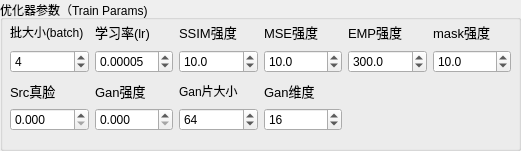
     <widget class="QGroupBox" name="groupBox_TrainParam">
      <property name="geometry">
       <rect>
        <x>0</x>
        <y>410</y>
        <width>521</width>
        <height>151</height>
       </rect>
      </property>
      <property name="title">
       <string>优化器参数（Train Params)</string>
      </property>
      <widget class="QWidget" name="gridLayoutWidget_6">
       <property name="geometry">
        <rect>
         <x>10</x>
         <y>20</y>
         <width>501</width>
         <height>111</height>
        </rect>
       </property>
       <layout class="QGridLayout" name="gridLayout_3">
        <item row="2" column="0">
         <widget class="QSpinBox" name="spinBatchSize">
          <property name="toolTip">
           <string>每次迭代加载的样本数量</string>
          </property>
          <property name="minimum">
           <number>1</number>
          </property>
          <property name="maximum">
           <number>2048</number>
          </property>
          <property name="singleStep">
           <number>1</number>
          </property>
          <property name="value">
           <number>4</number>
          </property>
         </widget>
        </item>
        <item row="2" column="5">
         <widget class="QDoubleSpinBox" name="spinEMP_Power">
          <property name="toolTip">
           <string>嘴眼优先的权重</string>
          </property>
          <property name="decimals">
           <number>1</number>
          </property>
          <property name="minimum">
           <double>200.000000000000000</double>
          </property>
          <property name="maximum">
           <double>400.000000000000000</double>
          </property>
          <property name="singleStep">
           <double>1.000000000000000</double>
          </property>
          <property name="value">
           <double>300.000000000000000</double>
          </property>
         </widget>
        </item>
        <item row="1" column="5">
         <widget class="QLabel" name="label_66">
          <property name="font">
           <font>
            <pointsize>10</pointsize>
            <weight>50</weight>
            <bold>false</bold>
           </font>
          </property>
          <property name="styleSheet">
           <string notr="true"/>
          </property>
          <property name="text">
           <string>EMP强度</string>
          </property>
         </widget>
        </item>
        <item row="2" column="1">
         <widget class="QDoubleSpinBox" name="spinLearningRate">
          <property name="toolTip">
           <string>每次迭代梯度更新幅度</string>
          </property>
          <property name="decimals">
           <number>5</number>
          </property>
          <property name="minimum">
           <double>0.000000000000000</double>
          </property>
          <property name="maximum">
           <double>0.001000000000000</double>
          </property>
          <property name="singleStep">
           <double>0.000100000000000</double>
          </property>
          <property name="value">
           <double>0.000050000000000</double>
          </property>
         </widget>
        </item>
        <item row="2" column="4">
         <widget class="QDoubleSpinBox" name="spinMSE_Power">
          <property name="toolTip">
           <string>像素差异占据的权重</string>
          </property>
          <property name="decimals">
           <number>1</number>
          </property>
          <property name="minimum">
           <double>5.000000000000000</double>
          </property>
          <property name="maximum">
           <double>20.000000000000000</double>
          </property>
          <property name="singleStep">
           <double>1.000000000000000</double>
          </property>
          <property name="value">
           <double>10.000000000000000</double>
          </property>
         </widget>
        </item>
        <item row="1" column="3">
         <widget class="QLabel" name="label_62">
          <property name="font">
           <font>
            <pointsize>10</pointsize>
            <weight>50</weight>
            <bold>false</bold>
           </font>
          </property>
          <property name="styleSheet">
           <string notr="true"/>
          </property>
          <property name="text">
           <string>SSIM强度</string>
          </property>
         </widget>
        </item>
        <item row="1" column="1">
         <widget class="QLabel" name="label_70">
          <property name="font">
           <font>
            <pointsize>10</pointsize>
            <weight>50</weight>
            <bold>false</bold>
            <underline>false</underline>
           </font>
          </property>
          <property name="text">
           <string>学习率(lr)</string>
          </property>
         </widget>
        </item>
        <item row="1" column="0">
         <widget class="QLabel" name="label_49">
          <property name="styleSheet">
           <string notr="true"/>
          </property>
          <property name="text">
           <string>批大小(batch)</string>
          </property>
         </widget>
        </item>
        <item row="2" column="3">
         <widget class="QDoubleSpinBox" name="spinSSIM_Power">
          <property name="toolTip">
           <string>结构相似度占据的强度</string>
          </property>
          <property name="decimals">
           <number>1</number>
          </property>
          <property name="minimum">
           <double>5.000000000000000</double>
          </property>
          <property name="maximum">
           <double>20.000000000000000</double>
          </property>
          <property name="singleStep">
           <double>1.000000000000000</double>
          </property>
          <property name="value">
           <double>10.000000000000000</double>
          </property>
         </widget>
        </item>
        <item row="1" column="4">
         <widget class="QLabel" name="label_64">
          <property name="font">
           <font>
            <pointsize>10</pointsize>
            <weight>50</weight>
            <bold>false</bold>
           </font>
          </property>
          <property name="styleSheet">
           <string notr="true"/>
          </property>
          <property name="text">
           <string>MSE强度</string>
          </property>
         </widget>
        </item>
        <item row="3" column="0">
         <widget class="QLabel" name="label_55">
          <property name="font">
           <font>
            <pointsize>10</pointsize>
            <weight>50</weight>
            <bold>false</bold>
            <underline>false</underline>
           </font>
          </property>
          <property name="toolTip">
           <string>&lt;html&gt;&lt;head/&gt;&lt;body&gt;&lt;p&gt;如果大于0，则会创建判别器，让预测的人脸更加像src脸，建议值0.01&lt;/p&gt;&lt;/body&gt;&lt;/html&gt;</string>
          </property>
          <property name="text">
           <string>Src真脸</string>
          </property>
         </widget>
        </item>
        <item row="3" column="1">
         <widget class="QLabel" name="label_67">
          <property name="font">
           <font>
            <pointsize>10</pointsize>
            <weight>50</weight>
            <bold>false</bold>
            <underline>false</underline>
           </font>
          </property>
          <property name="text">
           <string>Gan强度</string>
          </property>
         </widget>
        </item>
        <item row="3" column="3">
         <widget class="QLabel" name="label_50">
          <property name="styleSheet">
           <string notr="true"/>
          </property>
          <property name="text">
           <string>Gan片大小</string>
          </property>
         </widget>
        </item>
        <item row="4" column="3">
         <widget class="QSpinBox" name="spinGanPatchSize">
          <property name="minimum">
           <number>1</number>
          </property>
          <property name="maximum">
           <number>1024</number>
          </property>
          <property name="singleStep">
           <number>1</number>
          </property>
          <property name="value">
           <number>64</number>
          </property>
         </widget>
        </item>
        <item row="3" column="4">
         <widget class="QLabel" name="label_68">
          <property name="font">
           <font>
            <pointsize>10</pointsize>
            <weight>50</weight>
            <bold>false</bold>
            <underline>false</underline>
           </font>
          </property>
          <property name="text">
           <string>Gan维度</string>
          </property>
         </widget>
        </item>
        <item row="4" column="4">
         <widget class="QSpinBox" name="spinGanDims">
          <property name="minimum">
           <number>1</number>
          </property>
          <property name="maximum">
           <number>2048</number>
          </property>
          <property name="singleStep">
           <number>1</number>
          </property>
          <property name="value">
           <number>16</number>
          </property>
         </widget>
        </item>
        <item row="4" column="0">
         <widget class="QDoubleSpinBox" name="spinTrueFacePower">
          <property name="toolTip">
           <string>&lt;html&gt;&lt;head/&gt;&lt;body&gt;&lt;p&gt;推荐值0.001-0.01&lt;/p&gt;&lt;/body&gt;&lt;/html&gt;</string>
          </property>
          <property name="decimals">
           <number>3</number>
          </property>
          <property name="maximum">
           <double>1.000000000000000</double>
          </property>
          <property name="singleStep">
           <double>0.020000000000000</double>
          </property>
         </widget>
        </item>
        <item row="4" column="1">
         <widget class="QDoubleSpinBox" name="spinGanPower">
          <property name="toolTip">
           <string>&lt;html&gt;&lt;head/&gt;&lt;body&gt;&lt;p&gt;模型学习更多的细节. 在打开lr_drop并关闭random warp训练一段时间后，再开启此选项。&lt;br/&gt;开启此选项的时候仍然保持打开lr_drop并关闭random warp。&lt;br/&gt;经典推荐值0.1.值越高伪影越少&lt;/p&gt;&lt;/body&gt;&lt;/html&gt;</string>
          </property>
          <property name="decimals">
           <number>3</number>
          </property>
          <property name="maximum">
           <double>1.000000000000000</double>
          </property>
          <property name="singleStep">
           <double>0.001000000000000</double>
          </property>
         </widget>
        </item>
        <item row="1" column="8">
         <widget class="QLabel" name="label_71">
          <property name="font">
           <font>
            <pointsize>10</pointsize>
            <weight>50</weight>
            <bold>false</bold>
           </font>
          </property>
          <property name="styleSheet">
           <string notr="true"/>
          </property>
          <property name="text">
           <string>mask强度</string>
          </property>
         </widget>
        </item>
        <item row="2" column="8">
         <widget class="QDoubleSpinBox" name="spinMask_Power">
          <property name="toolTip">
           <string>像素差异占据的权重</string>
          </property>
          <property name="decimals">
           <number>1</number>
          </property>
          <property name="minimum">
           <double>5.000000000000000</double>
          </property>
          <property name="maximum">
           <double>20.000000000000000</double>
          </property>
          <property name="singleStep">
           <double>1.000000000000000</double>
          </property>
          <property name="value">
           <double>10.000000000000000</double>
          </property>
         </widget>
        </item>
       </layout>
      </widget>
     </widget>
